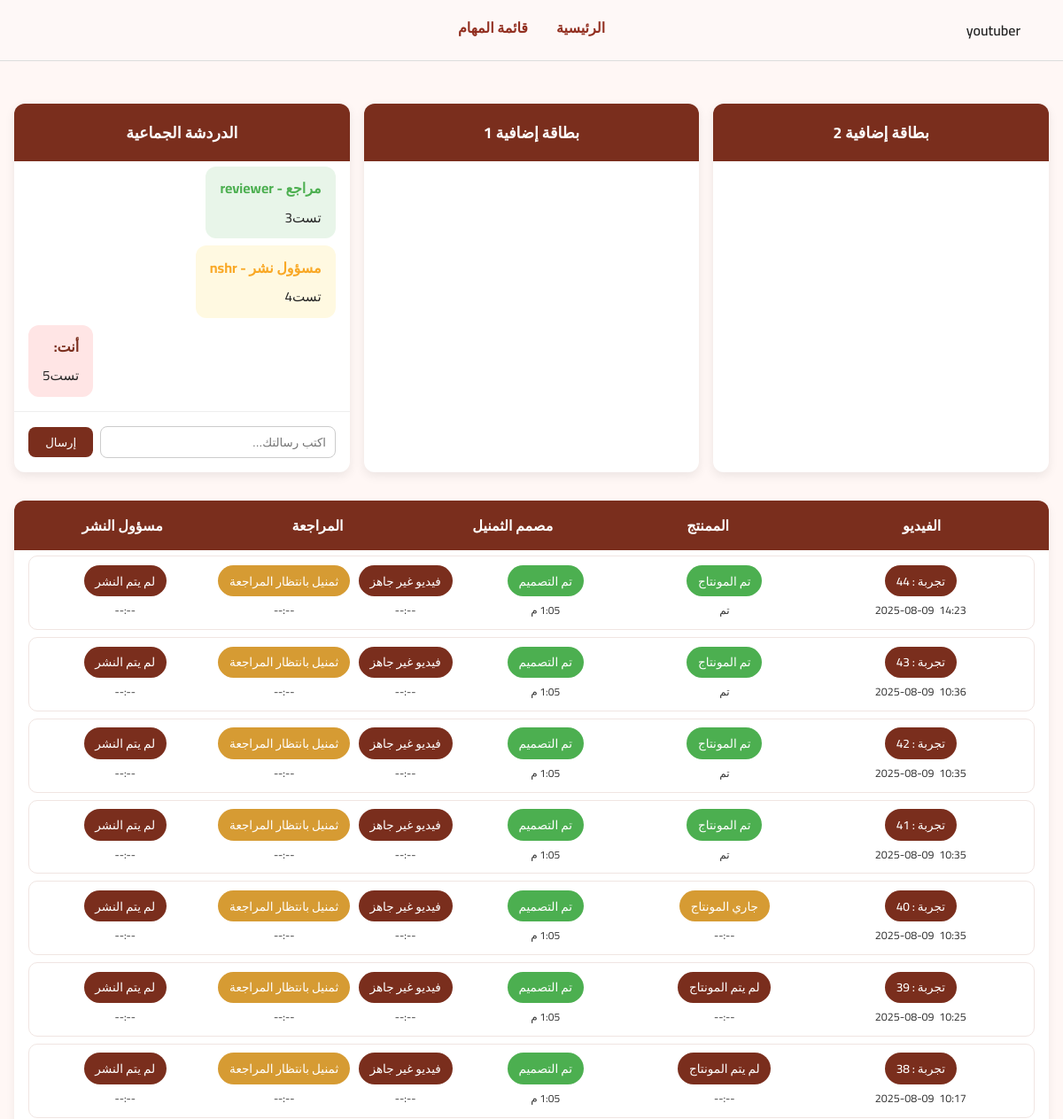
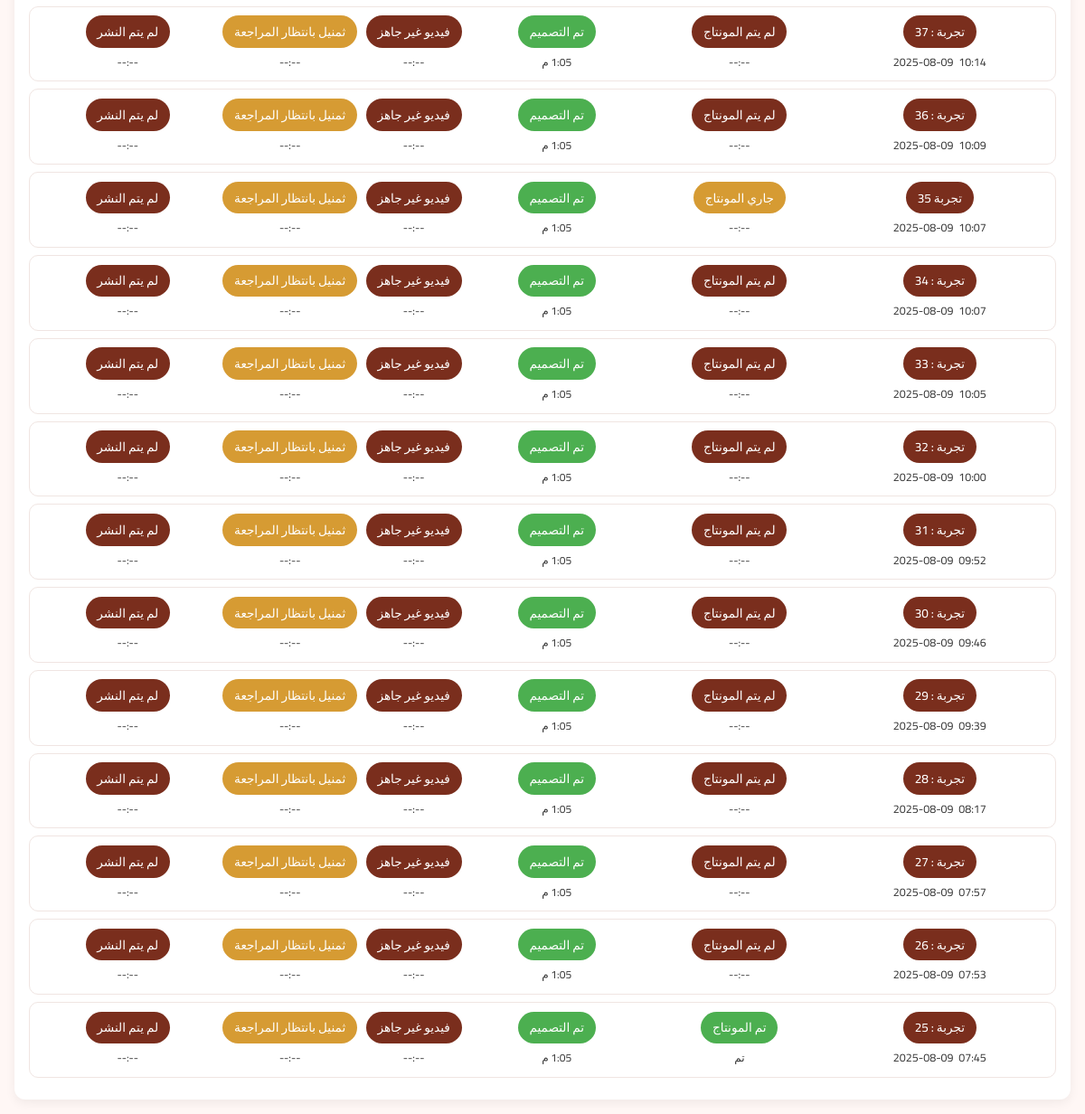
The app's page / (signed in), older data (2 pictures, top to bottom).
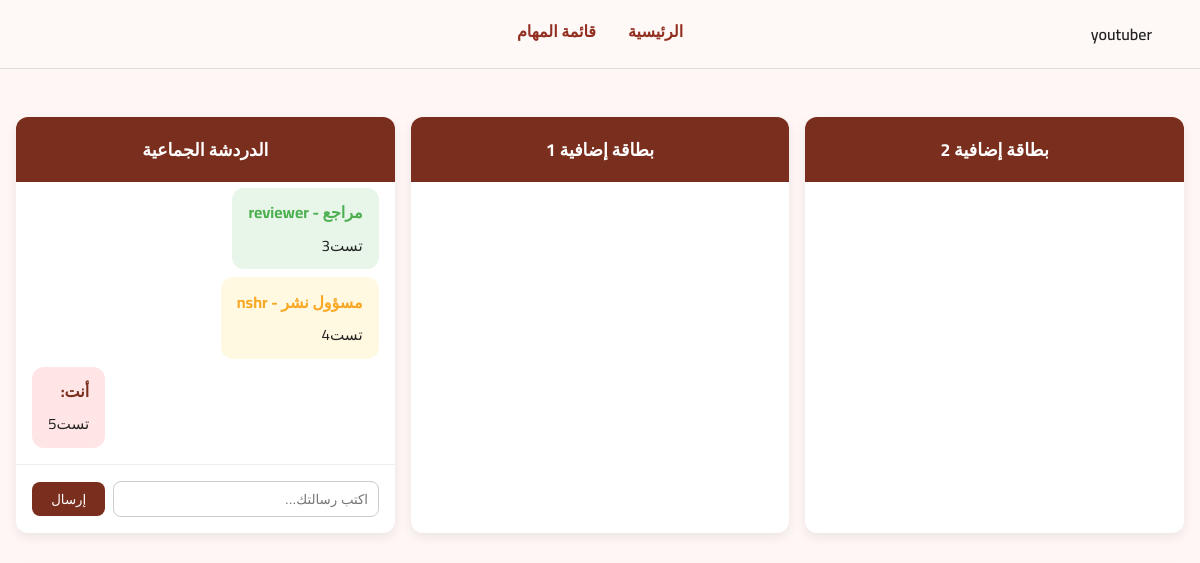
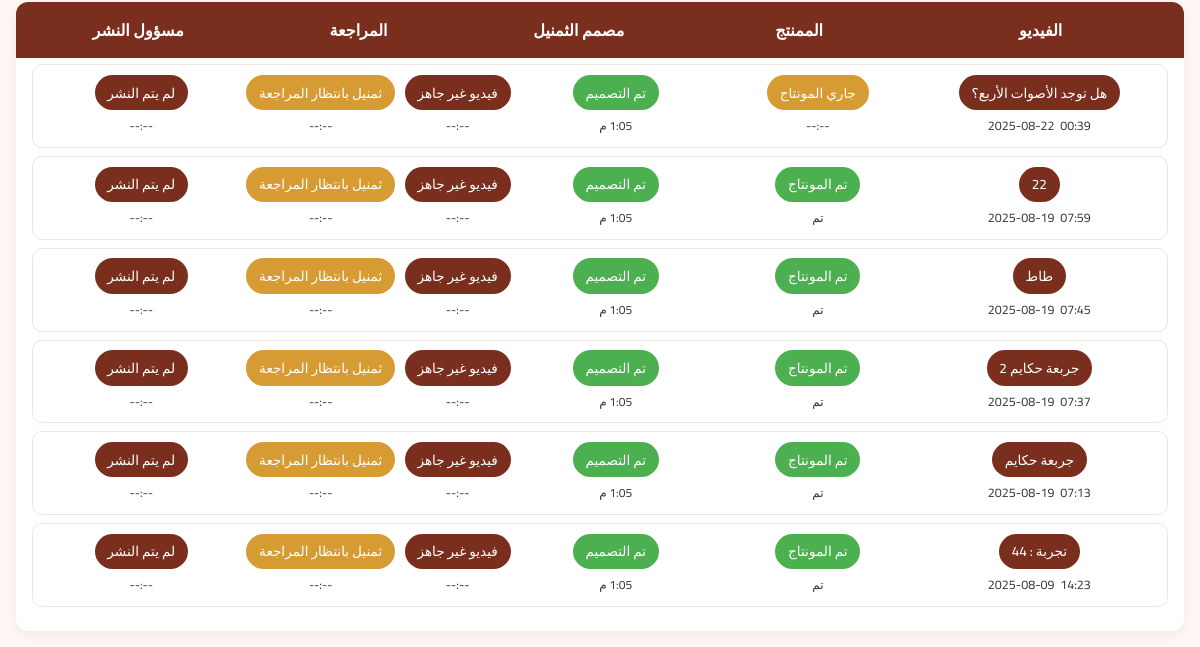
The same page, newer data (2 pictures, top to bottom).
### chat/models.py (models this page shows, shortened)
class Message(models.Model):
    sender = models.ForeignKey(User, on_delete=models.CASCADE)
    content = models.TextField(verbose_name="محتوى الرسالة")
    timestamp = models.DateTimeField(auto_now_add=True)
    is_reply = models.BooleanField(default=False)

### account/models.py (models this page shows, shortened)
class الملف_الشخصي(models.Model):
    المستخدم = models.OneToOneField(
        User,
        on_delete=models.CASCADE,
        related_name='profile',  # ✅ لإتاحة الوصول من user.profile
        verbose_name="المستخدم"
    )
    الوظائف = [
        ('youtuber', 'يوتيوبر'),
        ('editor', 'ممنتج'),
        ('thumbnailer', 'مصمم الثمنيل'),
        ('reviewer', 'مراجع'),
        ('publisher', 'مسؤول نشر'),
        ('manager', 'مدير'),
    ]
    الوظيفة = models.CharField(
        max_length=20,
        choices=الوظائف,
        verbose_name="الوظيفة"
    )

### youtuber/models.py (models this page shows, shortened)
class UploadedVideo(models.Model):
    user = models.ForeignKey(
        User,
        on_delete=models.CASCADE,
        related_name='uploaded_videos',       # يسهل: request.user.uploaded_videos.all()
        verbose_name="المستخدم"
    )
    title = models.CharField(
        max_length=200,
        verbose_name="اسم الفيديو"
    )
    video_url = models.URLField(
        verbose_name="رابط الفيديو على Cloudinary"
    )
    public_id = models.CharField(
        max_length=255,
        blank=True,
        null=True,
        verbose_name="معرف Cloudinary"
    )
    file_name = models.CharField(
        max_length=255,
        verbose_name="اسم الملف"
    )
    extras = models.TextField(
        blank=True,
        null=True,
        verbose_name="ملاحظات إضافية"
    )
    uploaded_at = models.DateTimeField(
        auto_now_add=True,
        verbose_name="تاريخ الرفع"
    )
    class Meta:
        verbose_name = "فيديو مرفوع"
        verbose_name_plural = "الفيديوهات المرفوعة"
        ordering = ['-uploaded_at']           # الأحدث أولًا
        indexes = [
            models.Index(fields=['user', '-uploaded_at']),
        ]

### workflow/views.py (the view)
# urls.py: path('', home_view, name='home'),
@login_required
def home_view(request):
    if request.method == 'POST':
        content = request.POST.get('content')
        if content:
            Message.objects.create(sender=request.user, content=content)
            return redirect('home')
    messages = Message.objects.order_by('timestamp')
    YOUTUBER_USERS     = ['youtuber']
    EDITOR_USERS       = ['montag']
    THUMBNAILER_USERS  = ['thumbnailer']
    REVIEWER_USERS     = ['reviewer']
    PUBLISHER_USERS    = ['nshr']
    youtuber_videos = _get_videos_by_usernames(YOUTUBER_USERS)
    edited_ids, in_progress_ids = _get_status_ids_from_workflow()
    if not edited_ids and not in_progress_ids:
        edited_ids      = _get_edited_ids_legacy()       # تمّ المونتاج
        in_progress_ids = _get_in_progress_ids_legacy()  # جاري المونتاج
    roles = {
        'youtuber':    {'label': 'يوتيوبر',        'users': _users_by_usernames(YOUTUBER_USERS)},
        'editor':      {'label': 'ممنتج',          'users': _users_by_usernames(EDITOR_USERS)},
        'thumbnailer': {'label': 'مصمم الثمنيل',   'users': _users_by_usernames(THUMBNAILER_USERS)},
        'reviewer':    {'label': 'مراجع',          'users': _users_by_usernames(REVIEWER_USERS)},
        'publisher':   {'label': 'مسؤول النشر',    'users': _users_by_usernames(PUBLISHER_USERS)},
    }
    return render(
        request,
        'workflow/home.html',
        {
            'messages': messages,
            'youtuber_videos': youtuber_videos,
            'roles': roles,
            'edited_ids': edited_ids,
            'in_progress_ids': in_progress_ids,
            'started_ids': in_progress_ids,  # alias ليتوافق مع القالب الحالي
        },
    )

### workflow/views.py (called while the page is built)
def _get_video_model():
    return (
        apps.get_model('youtuber', 'UploadedVideo')
        or apps.get_model('youtuber', 'Video')
    )

def _get_workflow_video_model():
    try:
        return apps.get_model('workflow', 'الفيديو')
    except Exception:
        return None

def _get_editor_rendered_model():
    return apps.get_model('editor', 'EditorRendered')

def _get_editor_progress_model():
    return apps.get_model('editor', 'EditorProgress')

def _get_videos_by_usernames(usernames):
    VideoModel = _get_video_model()
    if not VideoModel:
        return []
    qs = VideoModel.objects.all()
    field_names = {f.name for f in VideoModel._meta.get_fields()}
    fk_field = None
    for cand in ('user', 'uploader', 'owner'):
        if cand in field_names:
            fk_field = cand
            break
    if fk_field:
        qs = qs.filter(**{f'{fk_field}__username__in': usernames})
    qs = qs.order_by('-uploaded_at') if 'uploaded_at' in field_names else qs.order_by('-id')
    return qs

def _users_by_usernames(names):
    return User.objects.filter(username__in=names).order_by('username')

def _get_status_ids_from_workflow():
    Model = _get_workflow_video_model()
    if not Model:
        return ([], [])
    fields = {f.name for f in Model._meta.get_fields()}
    if 'حالة_المونتاج' not in fields:
        return ([], [])
    fk_candidates = ['source_video', 'video', 'youtuber_video', 'uploaded_video']
    fk_name = next((f for f in fk_candidates if f in fields), None)
    if fk_name:
        edited_ids = list(
            Model.objects.filter(حالة_المونتاج=2).values_list(f'{fk_name}_id', flat=True)
        )
        in_progress_ids = list(
            Model.objects.filter(حالة_المونتاج=1).values_list(f'{fk_name}_id', flat=True)
        )
    else:
        return ([], [])
    return (list(set(edited_ids)), list(set(in_progress_ids)))

def _get_edited_ids_legacy():
    Model = _get_editor_rendered_model()
    if not Model:
        return []
    return list(set(Model.objects.values_list('source_video_id', flat=True)))

def _get_in_progress_ids_legacy():
    Progress = _get_editor_progress_model()
    if not Progress:
        return []
    return list(set(Progress.objects.values_list('source_video_id', flat=True)))

### templates/workflow/home.html (shortened to what this page needs)
{% load static %}
{% if user.is_authenticated %}
<!DOCTYPE html>
<html lang="ar" dir="rtl">
<head>
</head>
<body>
  {% include 'header.html' %}
  <div class="container">
    <div class="top-section">
      <div class="card">
        <div class="card-header">بطاقة إضافية 2</div>
        <div class="card-body"></div>
      </div>
      <div class="card">
        <div class="card-header">بطاقة إضافية 1</div>
        <div class="card-body"></div>
      </div>
      <div class="card">
        <div class="card-header">الدردشة الجماعية</div>
        <div class="card-body">
          <div class="chat-messages">
            {% if messages %}
              {% for message in messages %}
                {% with role=message.sender.profile.الوظيفة %}
                  {% if message.sender == request.user %}
                    <div class="chat-message my-message {{ role }}">
                      <div class="sender-name self">أنت:</div>
                      <div class="message-bubble">{{ message.content }}</div>
                    </div>
                  {% else %}
                    <div class="chat-message {{ role }}">
                      <div class="sender-name {{ role }}">{{ message.sender.profile.get_الوظيفة_display }} - {{ message.sender.username }}</div>
                      <div class="message-bubble">{{ message.content }}</div>
                    </div>
                  {% endif %}
                {% endwith %}
              {% endfor %}
            {% else %}
              <p style="text-align:center; color:#999;">لا توجد رسائل بعد</p>
            {% endif %}
          </div>
          <form method="POST" class="chat-input">
            <input type="text" name="content" placeholder="اكتب رسالتك..." required>
            <button type="submit">إرسال</button>
          </form>
        </div>
      </div>
    </div>
    <div class="workflow-board">
      <div class="wf-header">
        <div>الفيديو</div>
        <div>الممنتج</div>
        <div>مصمم الثمنيل</div>
        <div>المراجعة</div>
        <div>مسؤول النشر</div>
      </div>
      <div class="wf-body">
        {% if youtuber_videos %}
          {% for v in youtuber_videos %}
            <div class="wf-row">
              <div class="status-cell">
                <span class="chip brand" title="{{ v.file_name|default:v.title }}">{{ v.title }}</span>
                {% if v.uploaded_at %}
                  <div class="stamp-row">
                    <span>{{ v.uploaded_at|date:"Y-m-d" }}</span>
                    <span>{{ v.uploaded_at|date:"H:i" }}</span>
                  </div>
                {% else %}
                  <span class="stamp">--:--</span>
                {% endif %}
              </div>
              <div class="status-cell">
                {% if v.id in edited_ids %}
                <span class="chip green">تم المونتاج</span>
                <span class="stamp">تم</span>
                {% elif v.id in started_ids %}
                <span class="chip orange">جاري المونتاج</span>
                <span class="stamp">--:--</span>
                {% else %}
                <span class="chip red">لم يتم المونتاج</span>
                <span class="stamp">--:--</span>
                {% endif %}
              </div>
              <div class="status-cell">
                <span class="chip green">تم التصميم</span>
                <span class="stamp">1:05 م</span>
              </div>
              <div class="status-cell">
                <div class="review-stack">
                  <div class="review-item">
                    <span class="chip red">فيديو غير جاهز</span>
                    <span class="stamp">--:--</span>
                  </div>
                  <div class="review-item">
                    <span class="chip orange">ثمنيل بانتظار المراجعة</span>
                    <span class="stamp">--:--</span>
                  </div>
                </div>
              </div>
              <div class="status-cell">
                <span class="chip red">لم يتم النشر</span>
                <span class="stamp">--:--</span>
              </div>
            </div>
          {% endfor %}
        {% else %}
          <div class="wf-row" style="grid-template-columns:1fr;">
            <div style="text-align:center; color:#888;">لا يوجد فيديوهات مرفوعة بعد.</div>
          </div>
        {% endif %}
      </div>
    </div>
  </div>
</body>
</html>
{% endif %}

### templates/header.html (shortened to what this page needs)
{% load static %}
<header style="
  background-color: #fef8f7;
  padding: 1rem 2rem;
  display: flex;
  justify-content: center;
  align-items: center;
  border-bottom: 1px solid #ddd;
  font-family: 'Cairo', sans-serif;
  position: relative;
">
  {% if request.user.is_authenticated %}
  <div style="position: absolute; right: 2rem; display: flex; align-items: center; gap: 1rem;">
    <span style="color: #222; font-weight: 600;">
      {{ request.user.username }}
    </span>
  </div>
  {% endif %}
  <nav style="display: flex; gap: 2rem;">
    <a href="{% url 'workflow:home' %}" style="
      text-decoration: none;
      color: #922f20;
      padding-bottom: 4px;
      border-bottom: 2px solid transparent;
      font-weight: 600;
      transition: border-color 0.3s ease;
    " onmouseover="this.style.borderColor='#922f20'" onmouseout="this.style.borderColor='transparent'">
      الرئيسية
    </a>
    {% if request.user.is_authenticated %}
      {% with الوظيفة=request.user.profile.الوظيفة %}
        {% if الوظيفة == 'youtuber' %}
          <a href="{% url 'youtuber:youtuber_tasks' %}" style="
            text-decoration: none;
            color: #922f20;
            padding-bottom: 4px;
            border-bottom: 2px solid transparent;
            font-weight: 600;
            transition: border-color 0.3s ease;
          " onmouseover="this.style.borderColor='#922f20'" onmouseout="this.style.borderColor='transparent'">
            قائمة المهام
          </a>
        {% endif %}
      {% endwith %}
    {% endif %}
  </nav>
</header>

### templates/workflow/home.html (style rules this page uses)
:root { --brand:#7a2e1d; --bg:#fff7f5; --chip-red:#7a2e1d; --chip-green:#4caf50; --chip-orange:#d69b33; --chip-gray:#e0e0e0; --text:#1e1e1e; }
body { margin:0; font-family:'Cairo',sans-serif; background:var(--bg); color:var(--text); }
.container { max-width:1300px; margin:0 auto; padding:1rem; }
.top-section { display:flex; gap:1rem; margin-top:2rem; }
.card { flex:1; background:#fff; border-radius:12px; box-shadow:0 4px 12px rgba(0,0,0,.08); display:flex; flex-direction:column; }
.card-header { background:var(--brand); color:#fff; padding:1rem; font-weight:bold; font-size:1.1rem; border-radius:12px 12px 0 0; text-align:center; }
.card-body { padding:0; flex:1; display:flex; flex-direction:column; }
.chat-messages { padding:1rem; flex:1; overflow-y:auto; max-height:250px; display:flex; flex-direction:column; gap:.5rem; }
.chat-message { display:flex; flex-direction:column; max-width:90%; padding:.6rem 1rem; border-radius:12px; align-self:flex-start; }
.chat-message.my-message { background:#e0e0e0; align-self:flex-end; }
.chat-message.youtuber { background:#ffe5e5; }
.chat-message.reviewer { background:#e8f5e9; }
.chat-message.publisher { background:#fff9e1; }
.message-bubble { font-size:.95rem; color:#222; }
.sender-name { font-weight:bold; margin-bottom:.2rem; }
.sender-name.reviewer { color:#4caf50; }
.sender-name.publisher { color:#f9a825; }
.sender-name.self { color:var(--brand); }
.chat-input { display:flex; align-items:center; padding:1rem; gap:.5rem; border-top:1px solid #eee; }
.chat-input input { flex:1; padding:.6rem; border-radius:8px; border:1px solid #ccc; }
.chat-input button { padding:.6rem 1.2rem; background:var(--brand); color:#fff; border:none; border-radius:8px; cursor:pointer; }
.workflow-board { margin-top:2rem; background:#fff; border-radius:12px; box-shadow:0 4px 12px rgba(0,0,0,.06); }
.wf-header { display:grid; grid-template-columns:1.2fr 1fr 1fr 1fr 1fr; gap:.5rem; background:var(--brand); color:#fff; padding:.8rem 1rem; border-radius:12px 12px 0 0; }
.wf-header > div { text-align:center; font-weight:bold; font-size:1rem; }
.wf-body { padding:.4rem 1rem 1rem; }
.wf-row { display:grid; grid-template-columns:1.2fr 1fr 1fr 1fr 1fr; gap:.5rem; align-items:center; background:#fff; border:1px solid #f0e5e2; border-radius:10px; padding:.6rem .7rem; margin-bottom:.5rem; }
.status-cell { text-align:center; }
.chip { display:inline-block; padding:.3rem .8rem; border-radius:999px; font-size:.85rem; font-weight:500; color:#fff; white-space:nowrap; }
.chip.red { background:var(--chip-red); }
.chip.green { background:var(--chip-green); }
.chip.orange { background:var(--chip-orange); }
.chip.brand { background:var(--brand); }
.stamp { color:#333; font-size:.75rem; display:block; margin-top:.25rem; }
.stamp-row { margin:.25rem auto 0; display:flex; justify-content:center; align-items:center; gap:.35rem; direction:ltr; color:#333; font-size:.78rem; }
.review-stack { display:flex; gap:.6rem; justify-content:center; align-items:flex-start; }
.review-item { display:flex; flex-direction:column; align-items:center; }

Row changes from the older to the newer data that the page shows:
removed UploadedVideo: title "تجربة : 43", uploaded_at "2025-08-09", uploaded_at "10:36", shows "تم المونتاج"
removed UploadedVideo: title "تجربة : 42", uploaded_at "2025-08-09", uploaded_at "10:35", shows "تم المونتاج"
removed UploadedVideo: title "تجربة : 41", uploaded_at "2025-08-09", uploaded_at "10:35", shows "تم المونتاج"
removed UploadedVideo: title "تجربة : 40", uploaded_at "2025-08-09", uploaded_at "10:35", shows "جاري المونتاج"
removed UploadedVideo: title "تجربة : 39", uploaded_at "2025-08-09", uploaded_at "10:25", shows "لم يتم المونتاج"
removed UploadedVideo: title "تجربة : 38", uploaded_at "2025-08-09", uploaded_at "10:17", shows "لم يتم المونتاج"
removed UploadedVideo: title "تجربة : 37", uploaded_at "2025-08-09", uploaded_at "10:14", shows "لم يتم المونتاج"
removed UploadedVideo: title "تجربة : 36", uploaded_at "2025-08-09", uploaded_at "10:09", shows "لم يتم المونتاج"
removed UploadedVideo: title "تجربة 35", uploaded_at "2025-08-09", uploaded_at "10:07", shows "جاري المونتاج"
removed UploadedVideo: title "تجربة : 34", uploaded_at "2025-08-09", uploaded_at "10:07", shows "لم يتم المونتاج"
removed UploadedVideo: title "تجربة : 33", uploaded_at "2025-08-09", uploaded_at "10:05", shows "لم يتم المونتاج"
removed UploadedVideo: title "تجربة : 32", uploaded_at "2025-08-09", uploaded_at "10:00", shows "لم يتم المونتاج"
removed UploadedVideo: title "تجربة : 31", uploaded_at "2025-08-09", uploaded_at "09:52", shows "لم يتم المونتاج"
removed UploadedVideo: title "تجربة : 30", uploaded_at "2025-08-09", uploaded_at "09:46", shows "لم يتم المونتاج"
removed UploadedVideo: title "تجربة : 29", uploaded_at "2025-08-09", uploaded_at "09:39", shows "لم يتم المونتاج"
removed UploadedVideo: title "تجربة : 28", uploaded_at "2025-08-09", uploaded_at "08:17", shows "لم يتم المونتاج"
removed UploadedVideo: title "تجربة : 27", uploaded_at "2025-08-09", uploaded_at "07:57", shows "لم يتم المونتاج"
removed UploadedVideo: title "تجربة : 26", uploaded_at "2025-08-09", uploaded_at "07:53", shows "لم يتم المونتاج"
removed UploadedVideo: title "تجربة : 25", uploaded_at "2025-08-09", uploaded_at "07:45", shows "تم المونتاج"
added UploadedVideo: title "هل توجد الأصوات الأربع؟", uploaded_at "2025-08-22", uploaded_at "00:39", shows "جاري المونتاج"
added UploadedVideo: title "22", uploaded_at "2025-08-19", uploaded_at "07:59", shows "تم المونتاج"
added UploadedVideo: title "طاط", uploaded_at "2025-08-19", uploaded_at "07:45", shows "تم المونتاج"
added UploadedVideo: title "جربعة حكايم 2", uploaded_at "2025-08-19", uploaded_at "07:37", shows "تم المونتاج"
added UploadedVideo: title "جربعة حكايم", uploaded_at "2025-08-19", uploaded_at "07:13", shows "تم المونتاج"
